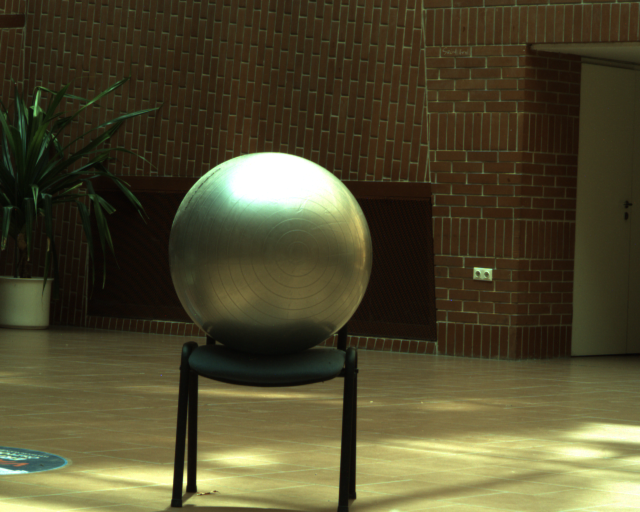
#> input picture examples/example3/data2D/C1_S1.bmp, 1280 x 1024 px (shown at 1/2 size)
$ python -i edges.py   (imports and definitions only)   (older library calls are emulated)
#> lines starting #> are read from the running program, lines starting #| are printed output that depends on the picture
#> further down, picture is the input picture: shape (1024, 1280, 3); mean B, G, R 45.5, 73.3, 78.9
"""Classical edge candidates with local quadratic subpixel localization.

Input images use OpenCV BGR ordering (or grayscale), uint8. Tangents are
perpendicular to the measured gradient; they are not guaranteed silhouettes.
Use an ROI/mask to exclude texture, highlights and background edges.
"""
from dataclasses import dataclass
import cv2
import numpy as np
from .geometry import camera_matrix


@dataclass
class EdgeCandidates:
    pixels: np.ndarray
    tangents: np.ndarray
    confidence: np.ndarray


def extract_edges(image, low=50, high=150, method="canny", roi=None, mask=None,
                  blur_sigma=1.0, max_points=4000):
#> called with low = 50, high = 150, method = 'canny', blur_sigma = 1, max_points = 4000
    image = np.asarray(image)
    if image.dtype != np.uint8 or image.ndim not in (2, 3):
        raise ValueError("Expected uint8 grayscale or BGR image")
    if method not in ("canny", "sobel") or not 0 <= low <= high or max_points < 3:
        raise ValueError("Invalid edge configuration")
    gray = cv2.cvtColor(image, cv2.COLOR_BGR2GRAY) if image.ndim == 3 else image
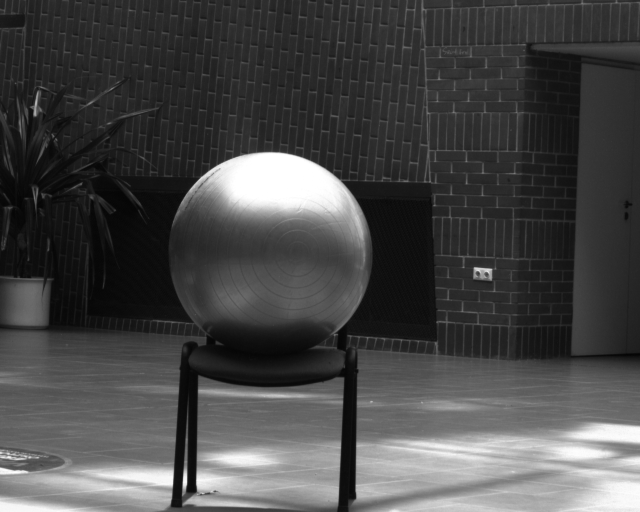
#> gray: shape (1024, 1280) (shown at 1/2 size); min 4, max 255, mean 71.8
    gray = cv2.GaussianBlur(gray, (0, 0), blur_sigma) if blur_sigma > 0 else gray
    f = gray.astype(np.float32)
    gx = cv2.Sobel(f, cv2.CV_32F, 1, 0, ksize=3)
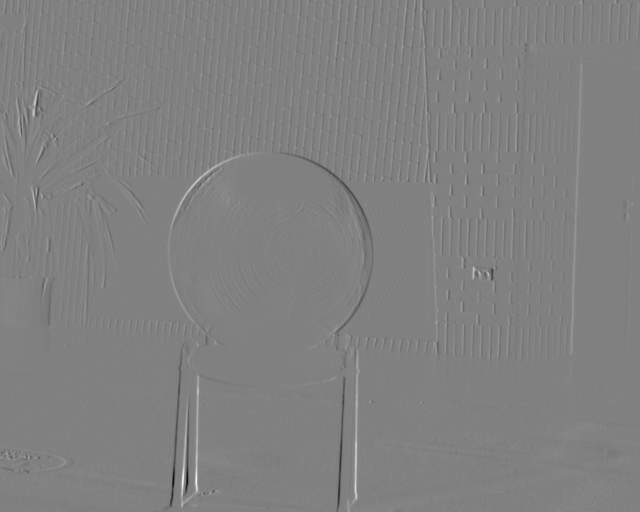
#> gx: shape (1024, 1280) float32 (shown at 1/2 size); min -526, max 515, mean 0.1; drawn with min black and max white
    gy = cv2.Sobel(f, cv2.CV_32F, 0, 1, ksize=3)
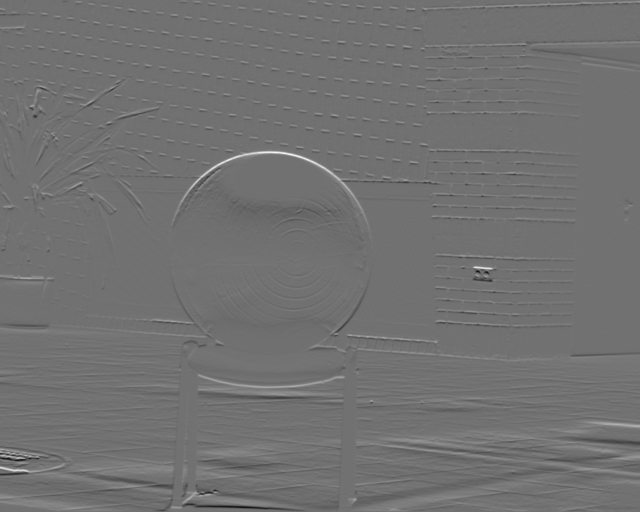
#> gy: shape (1024, 1280) float32 (shown at 1/2 size); min -336, max 419, mean 0.9; drawn with min black and max white
    magnitude = np.hypot(gx, gy)
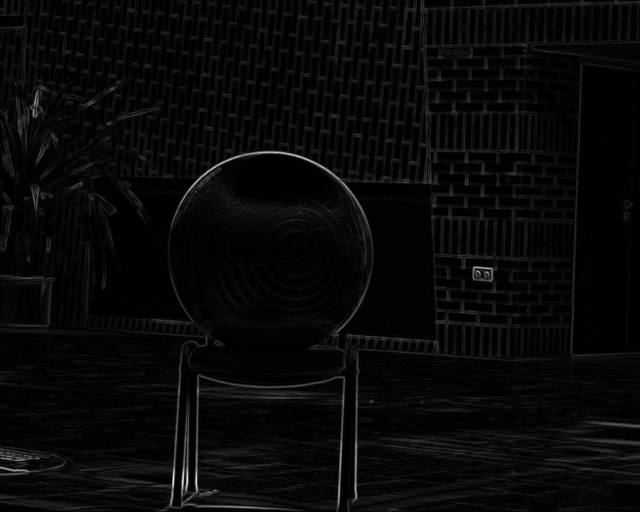
#> magnitude: shape (1024, 1280) float32 (shown at 1/2 size); min 0, max 526.1, mean 17.9; drawn with min black and max white
    edges = (cv2.Canny(gray, low, high) > 0 if method == "canny" else magnitude > high)
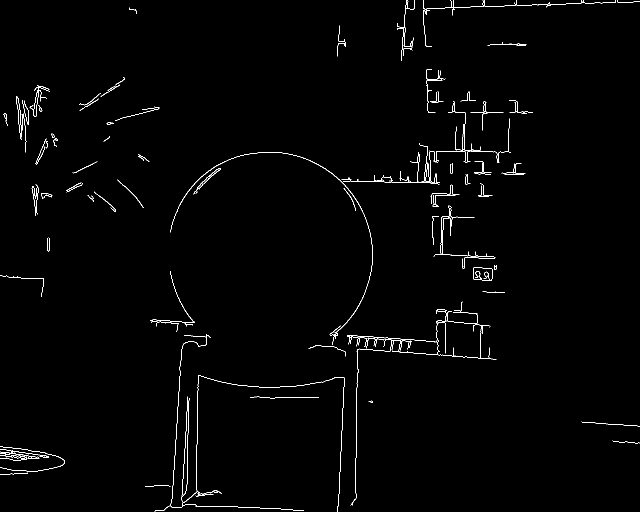
#> edges: shape (1024, 1280) bool (shown at 1/2 size); 1.1% white in thin lines or dots
    if roi is not None:
        x, y, w, h = map(int, roi)
        if x < 0 or y < 0 or w <= 0 or h <= 0 or x+w > gray.shape[1] or y+h > gray.shape[0]:
            raise ValueError("ROI outside image")
        allowed = np.zeros_like(edges)
        allowed[y:y+h, x:x+w] = True
        edges &= allowed
    if mask is not None:
        if np.shape(mask) != edges.shape:
            raise ValueError("Mask must match image dimensions")
        edges &= np.asarray(mask, bool)
    edges[[0, -1], :] = False
#> edges: shape (1024, 1280) bool; 1.1% white in thin lines or dots
    edges[:, [0, -1]] = False
#> edges: shape (1024, 1280) bool; 1.1% white in thin lines or dots
    y, x = np.nonzero(edges & (magnitude > 1e-6))
#> y = 13969 values from 1 to 1022; x = 13969 values, max 1278 at index 52, min 1 at index 7928, mean 611.3
    if len(x) < 3:
        raise ValueError("Too few edge candidates")
    # Deterministic spatial subsampling, rather than selecting only high contrast.
    ids = np.linspace(0, len(x)-1, min(max_points, len(x)), dtype=int)
#> ids = 4000 values from 0 to 13968
    x, y = x[ids], y[ids]
#> x = 4000 values, max 1278 at index 15, min 1 at index 2270, mean 608.4; y = 4000 values from 1 to 1022
    strength = magnitude[y, x]
#> strength = 4000 values, max 522.5 at index 3774, min 36.8 at index 578, mean 126.4
    nx, ny = gx[y, x]/strength, gy[y, x]/strength
#> nx = 4000 values, max 1 at index 197, min -1 at index 58, mean -0.0382; ny = 4000 values, max 1 at index 61, min -1 at index 1034, mean 0.107
    def sample(offset):
        return cv2.remap(magnitude, (x+offset*nx).astype(np.float32)[:, None],
                         (y+offset*ny).astype(np.float32)[:, None],
                         cv2.INTER_LINEAR).ravel()
    before, after = sample(-1), sample(1)
#> before = 4000 values, max 477.5 at index 3759, min 9.98 at index 882, mean 98.61; after = 4000 values, max 462.1 at index 3764, min 3.16 at index 1043, mean 93.78
    curvature = before - 2*strength + after
#> curvature = 4000 values, max 42.44 at index 1456, min -247.7 at index 1496, mean -60.4
    delta = np.zeros(len(x))
#> delta = 4000 values from 0 to 0
    good = curvature < -1e-6
    delta[good] = np.clip(0.5*(before[good]-after[good])/curvature[good], -0.5, 0.5)
    pixels = np.c_[x+delta*nx, y+delta*ny]
#> pixels = 4000 pairs, first value 1 to 1278, second value 0.986 to 1022
    return EdgeCandidates(pixels, np.c_[-ny, nx], strength / max(float(strength.max()), 1))


def undistort(image, K, distortion):
    """Undistort before extraction; output uses the same K and image dimensions."""
    return cv2.undistort(image, camera_matrix(K), np.asarray(distortion, float))

>>> import cv2
>>> picture = cv2.imread('../../examples/example3/data2D/C1_S1.bmp')
>>> result = extract_edges(picture)

$ run again, on examples/example3/data2D/C1_S2.bmp
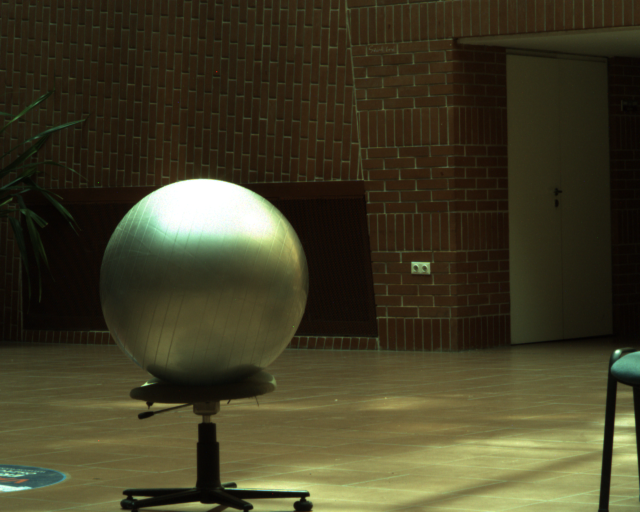
#> input picture examples/example3/data2D/C1_S2.bmp, 1280 x 1024 px (shown at 1/2 size)
#> picture is the input picture: shape (1024, 1280, 3); mean B, G, R 37.5, 61.2, 65.5
#> in extract_edges, `gx = cv2.Sobel(f, cv2.CV_32F, 1, 0, ksize=3)`:
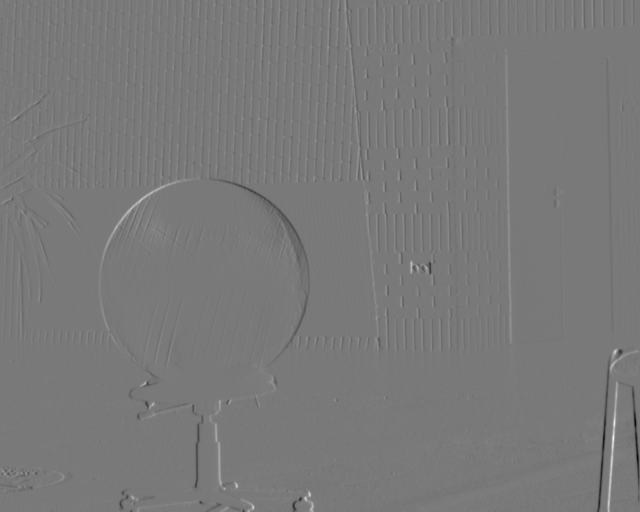
#> gx: shape (1024, 1280) float32 (shown at 1/2 size); min -399, max 439, mean -0.1; drawn with min black and max white
#> in extract_edges, `edges = (cv2.Canny(gray, low, high) > 0 if method == "canny" else magn..`:
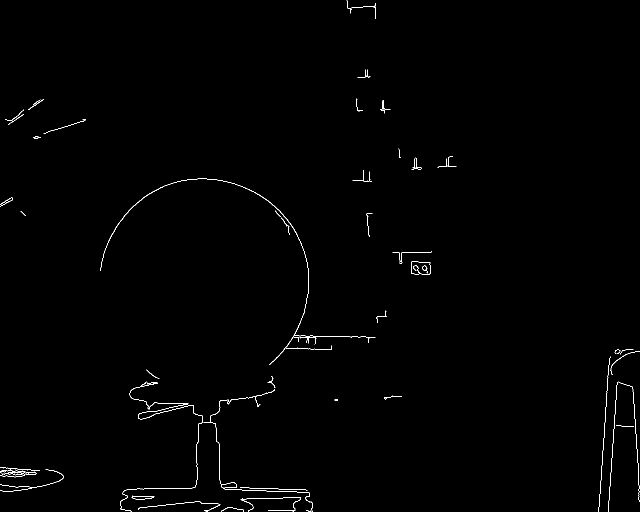
#> edges: shape (1024, 1280) bool (shown at 1/2 size); 0.53% white in thin lines or dots
#> in extract_edges, `y, x = np.nonzero(edges & (magnitude > 1e-6))`: y = 6966 values from 1 to 1022; x = 6966 values, max 1278 at index 2790, min 1 at index 1250, mean 562.4
#> ids = 4000 values from 0 to 6965
#> in extract_edges, `x, y = x[ids], y[ids]`: x = 4000 values, max 1278 at index 1602, min 1 at index 718, mean 563.9; y = 4000 values from 1 to 1022
#> strength = 4000 values, max 452.9 at index 575, min 37.01 at index 189, mean 166.5
#> nx = 4000 values, max 1 at index 56, min -1 at index 132, mean -0.0675; ny = 4000 values, max 1 at index 23, min -1 at index 350, mean 0.109
#> before = 4000 values, max 409.7 at index 578, min 6 at index 3471, mean 134.2; after = 4000 values, max 415 at index 582, min 8.21 at index 1425, mean 132
#> curvature = 4000 values, max 9.2 at index 2792, min -215.1 at index 1838, mean -66.8
#> delta = 4000 values from 0 to 0
#> pixels = 4000 pairs, first value 0.869 to 1278, second value 1.03 to 1022.4

$ run again, on examples/example3/data2D/C1_S3.bmp
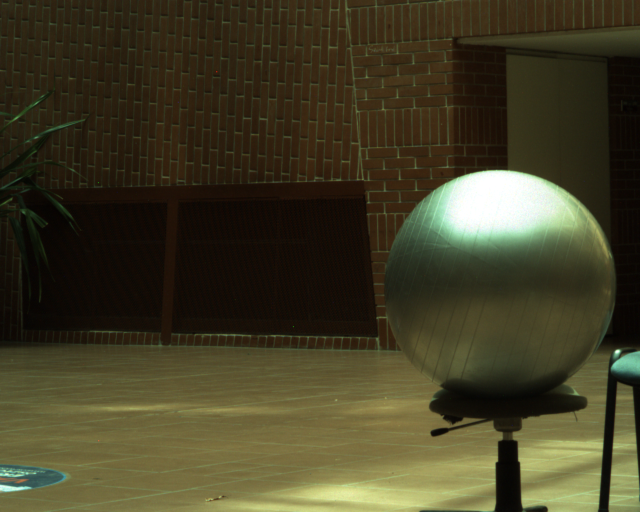
#> input picture examples/example3/data2D/C1_S3.bmp, 1280 x 1024 px (shown at 1/2 size)
#> picture is the input picture: shape (1024, 1280, 3); mean B, G, R 37.9, 62.3, 67
#> in extract_edges, `gy = cv2.Sobel(f, cv2.CV_32F, 0, 1, ksize=3)`:
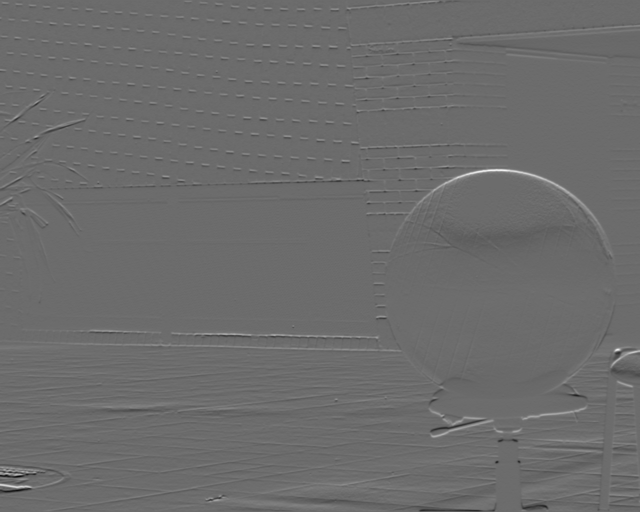
#> gy: shape (1024, 1280) float32 (shown at 1/2 size); min -302, max 411, mean 0.6; drawn with min black and max white
#> in extract_edges, `edges = (cv2.Canny(gray, low, high) > 0 if method == "canny" else magn..`:
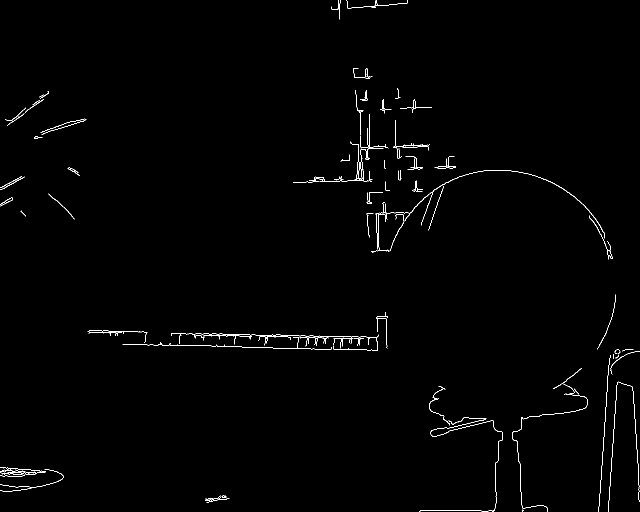
#> edges: shape (1024, 1280) bool (shown at 1/2 size); 0.78% white in thin lines or dots
#> in extract_edges, `y, x = np.nonzero(edges & (magnitude > 1e-6))`: y = 10174 values from 1 to 1022; x = 10174 values, max 1278 at index 6913, min 1 at index 3156, mean 718.7
#> ids = 4000 values from 0 to 10173
#> in extract_edges, `x, y = x[ids], y[ids]`: x = 4000 values, max 1278 at index 3717, min 1 at index 1241, mean 717; y = 4000 values from 1 to 1022
#> strength = 4000 values, max 408.2 at index 898, min 36.8 at index 196, mean 119.9
#> nx = 4000 values, max 1 at index 554, min -1 at index 94, mean -0.0615; ny = 4000 values, max 1 at index 206, min -1 at index 550, mean 0.168
#> before = 4000 values, max 371 at index 894, min 4.06 at index 3994, mean 95.64; after = 4000 values, max 375.2 at index 888, min 3.15 at index 2335, mean 90.82
#> curvature = 4000 values, max 19.65 at index 2946, min -173.9 at index 3583, mean -53.24
#> delta = 4000 values from 0 to 0
#> pixels = 4000 pairs, first value 0.914 to 1277.7, second value 0.956 to 1022.2

$ run again, on examples/example3/data2D/C1_S4.bmp
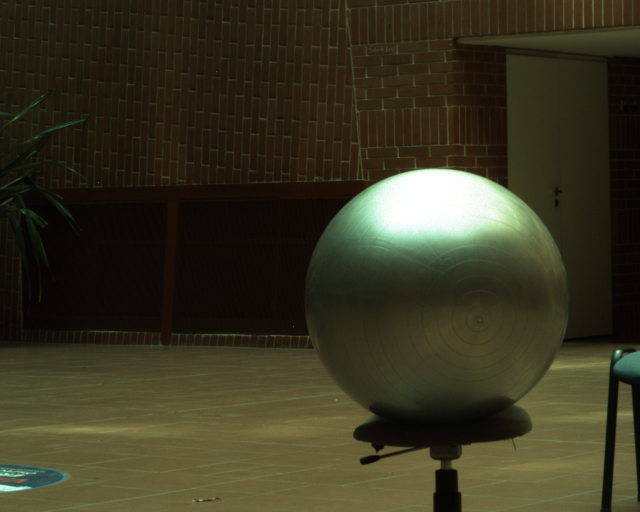
#> input picture examples/example3/data2D/C1_S4.bmp, 1280 x 1024 px (shown at 1/2 size)
#> picture is the input picture: shape (1024, 1280, 3); mean B, G, R 33.6, 53.6, 56.8
#> in extract_edges, `gx = cv2.Sobel(f, cv2.CV_32F, 1, 0, ksize=3)`:
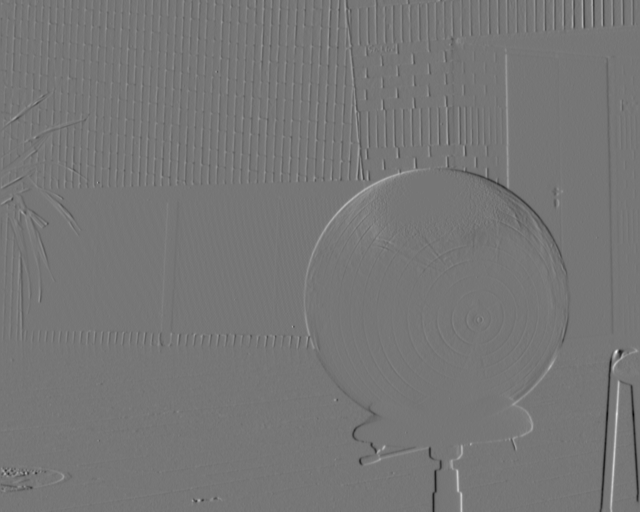
#> gx: shape (1024, 1280) float32 (shown at 1/2 size); min -236, max 271, mean -0.1; drawn with min black and max white
#> in extract_edges, `edges = (cv2.Canny(gray, low, high) > 0 if method == "canny" else magn..`:
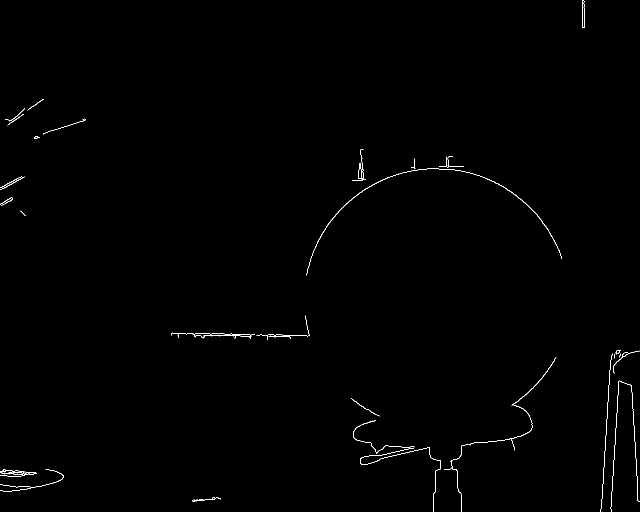
#> edges: shape (1024, 1280) bool (shown at 1/2 size); 0.4% white in thin lines or dots
#> in extract_edges, `y, x = np.nonzero(edges & (magnitude > 1e-6))`: y = 5285 values from 1 to 1022; x = 5285 values, max 1278 at index 2329, min 1 at index 1134, mean 737.1
#> ids = 4000 values from 0 to 5284
#> in extract_edges, `x, y = x[ids], y[ids]`: x = 4000 values, max 1278 at index 1763, min 1 at index 878, mean 737.2; y = 4000 values from 1 to 1022
#> strength = 4000 values, max 355 at index 542, min 36.8 at index 1832, mean 132.7
#> nx = 4000 values, max 1 at index 17, min -1 at index 27, mean -0.035; ny = 4000 values, max 1 at index 1388, min -1 at index 739, mean 0.204
#> before = 4000 values, max 337.5 at index 550, min 12.06 at index 3284, mean 107.1; after = 4000 values, max 332.6 at index 504, min 5.84 at index 1535, mean 105.5
#> curvature = 4000 values, max 40.9 at index 3391, min -169.7 at index 3437, mean -52.95
#> delta = 4000 values from 0 to 0
#> pixels = 4000 pairs, first value 0.798 to 1278.1, second value 0.985 to 1022
